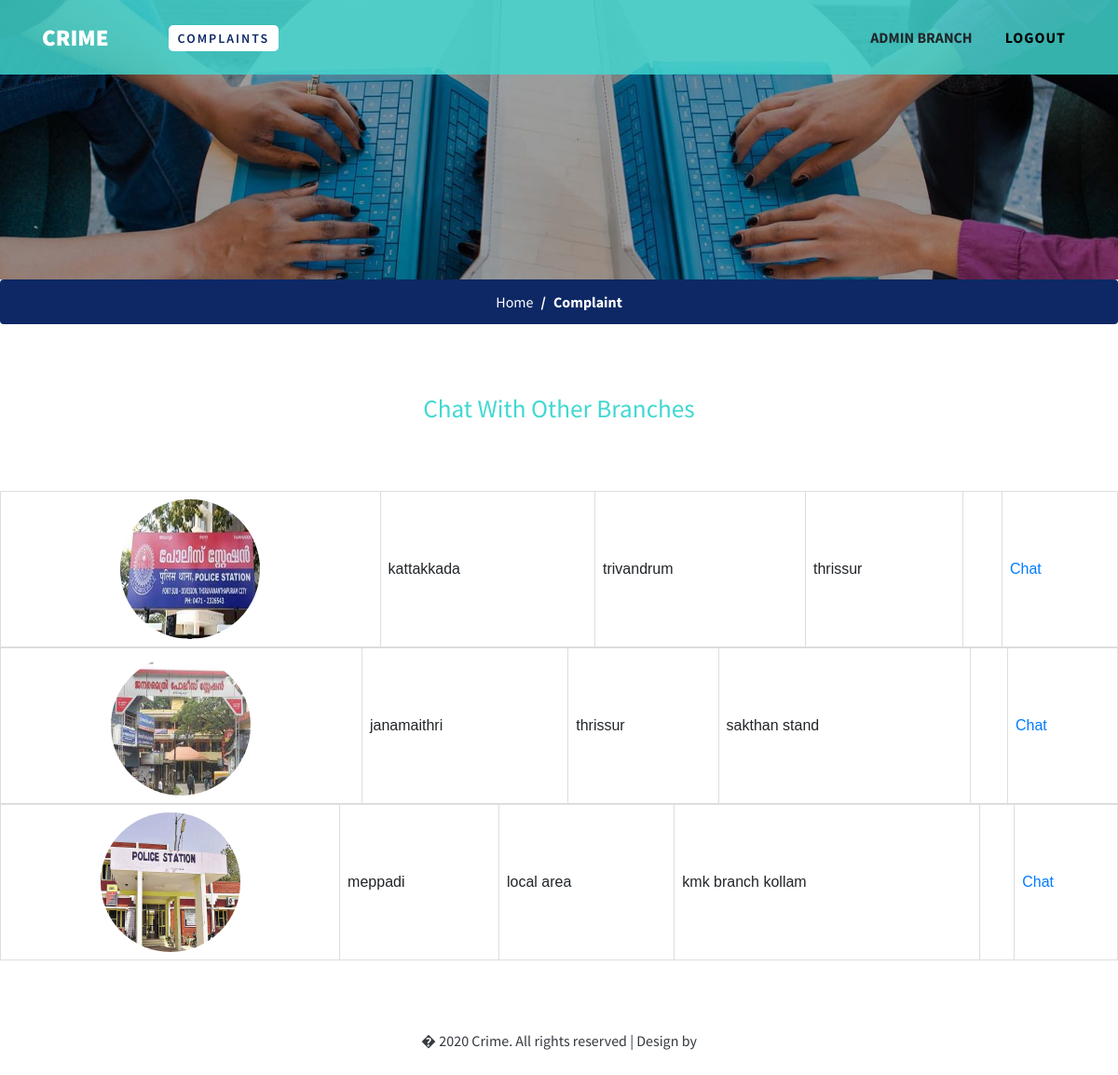
The app's page /chatpolice (signed in) with its own data.
### crime/models.py (models this page shows)
class branches(models.Model):
    bnname=models.CharField(max_length=100)
    bpass=models.CharField(max_length=100)
    barea = models.CharField(max_length=800)
    profile = models.ImageField(upload_to="image")
    nopolice = models.CharField(max_length=10)
    address = models.CharField(max_length=2000)

### crime/views.py (the view)
# urls.py: path("chatpolice", views.chatpolice, name="chatpolice"),
def chatpolice(request):
    bnname=request.session['bnname']
    reg=branches.objects.all()
    return render(request,"chatpolice.html",{'bnname':bnname,'reg':reg})

### template/chatpolice.html (shortened to what this page needs)
{% load static %}
<!DOCTYPE html>
<html lang="zxx">
<head>
    <link href="{%static 'css/bootstrap.min.css' %}" type="text/css" rel="stylesheet" media="all">
    <link href="{%static 'css/style.css' %}" type="text/css" rel="stylesheet" media="all">
    <link href="{%static 'css/font-awesome.min.css' %}" rel="stylesheet">
</head>
<body>
    <header>
        <div class="container">
            <nav class="navbar navbar-expand-lg navbar-light p-0">
                    <h1><a class="navbar-brand" href="policehome">Crime
                        </a></h1>
                    <div class="collapse navbar-collapse" id="navbarSupportedContent">
                        <ul class="ml-lg-5 navbar-nav mr-lg-auto">
                            <li class="nav-item  active dropdown mr-lg-4 my-lg-0 my-sm-4 my-3">
                                <a href="#" id="navbarDropdown" role="button" data-toggle="dropdown" aria-haspopup="true"
                                    aria-expanded="false">
                                    Complaints
                                </a>
                            </li>
                        </ul>
                            <ul>
                                <li class="nav-item dropdown mr-lg-4 my-lg-0 my-sm-4 my-3 text-uppercase font-weight-bold d-block">{{bnname}} Branch</li>
                            </ul>
                            <button type="button" class="btn w3ls-btn text-uppercase font-weight-bold d-block" data-toggle="modal"
                            aria-pressed="false">
                                <a href="Run_Here" style="color: black;">Logout</a>
                        </button>
                    </div>
                </nav>
        </div>
    </header>
    <div class="inner-banner-w3ls">
    </div>
    <nav aria-label="breadcrumb">
        <ol class="breadcrumb d-flex justify-content-center bg-theme">
            <li class="breadcrumb-item">
                <a href="policehome" class="text-white">Home</a>
            </li>
            <li class="breadcrumb-item active text-white font-weight-bold" aria-current="page">Complaint</li>
        </ol>
    </nav>
    <section class="contact-w3pvt py-lg-5">
           <div class="title-sec-w3layouts_pvt text-center">
                            <h4 class="w3layouts_pvt-head">Chat With Other Branches</h4>
                        </div>
        <br>
        <br>
        <br>
        {% for i in reg %}
          {% if bnname != i.bnname %}
               <table style="width: 100%">
                   <tr>
                    <td style="text-align: center; vertical-align: middle; "> <img style="width: 150px; height: 150px; border-radius: 50%; cursor: pointer;" src="media/{{i.profile}}" ></td>
                     <td>{{i.bnname}}</td>
            <td>{{i.barea}}</td>
            <td>{{i.address}}</td>
            <form action="chatpolice2" method="post">
            <td><input type="hidden" name="bbna" value="abcd"></td>
            <td><a href="https://console.zegocloud.com/account/signup?contact_source=product-in-app-chat&_source=g&_keyword=django%20chat%20api&_adsgroup=144370305012&_adscamp=17814451133&utm_term=django%20chat%20api&utm_campaign=%E5%8D%B0%E5%BA%A6-%E4%BA%A7%E5%93%81-Inapp%20Chat-%E4%BA%A7%E5%93%81%E8%AF%8D&utm_source=adwords&utm_medium=ppc&hsa_acc=4689334831&hsa_cam=17814451133&hsa_grp=144370305012&hsa_ad=602566698645&hsa_src=g&hsa_tgt=kwd-1445173281792&hsa_kw=django%20chat%20api&hsa_mt=p&hsa_net=adwords&hsa_ver=3&gclid=EAIaIQobChMI46mavM-Z-QIVQUwrCh3dOATyEAAYASAAEgIyjPD_BwE,69b1c87d-06c2-4e22-a2cc-7ff6b771bab3">Chat</a></td>
        </form>
        </tr>
               </table>
               {% endif %}
     {% endfor %}
    </section>
    <div class="cpy-right text-center py-4">
        <p class="text-dark">� 2020 Crime. All rights reserved | Design by
        </p>
    </div>
</body>
</html>

### static/css/style.css (style rules this page uses)
body { font-family: 'Source Sans Pro', sans-serif; background: #fff; }
body a { transition: 0.5s all; -webkit-transition: 0.5s all; -moz-transition: 0.5s all; -o-transition: 0.5s all; -ms-transition: 0.5s all; text-decoration: none; outline: none; }
h1, h2, h3, h4, h5, h6 { margin: 0; font-family: 'Source Sans Pro', sans-serif; }
p { margin: 0; color: #777; font-size: 1em; line-height: 1.8; }
ul { margin: 0; padding: 0; }
ul { list-style-type: none; }
.bg-theme { background: #0d2865 !important; color: #fff; }
.navbar-light .navbar-brand, .navbar-light .navbar-brand:hover { color: #fff; }
.navbar-brand { color: #fff; font-size: 25px; font-weight: 800; text-transform: uppercase; line-height: 2; }
.w3ls-btn { font-size: 1em; letter-spacing: 1px; background: transparent; padding: 0 10px; border-radius: 0; color: #fff; }
li.nav-item a { color: #fff; text-transform: uppercase; font-weight: 600; letter-spacing: 2px; padding: 5px 10px; font-size: 14px; }
li.nav-item a:hover, li.nav-item.active a { color: #0d2865; background: #fff; border-radius: 5px; }
header { padding: 10px 0; background: rgba(65, 216, 209, 0.82); width: 100%; position: absolute; z-index: 9; }
.inner-banner-w3ls { background: url(../images/inner.jpg) no-repeat center; -webkit-background-size: cover; -moz-background-size: cover; -o-background-size: cover; -ms-background-size: cover; background-size: cover; min-height: 300px; position: relative; }
.inner-banner-w3ls:before { background: rgba(0, 0, 0, 0.37); position: absolute; content: ''; width: 100%; height: 100%; left: 0; top: 0; }
.breadcrumb-item+.breadcrumb-item::before { display: inline-block; padding-right: .5rem; color: #ffffff; content: "/"; }
h4.w3layouts_pvt-head { font-size: 1.7em; text-transform: capitalize; margin-top: 10px; color: #41d8d1; }

### template/chatpolice.html (style rules this page uses)
table { font-family: arial, sans-serif; border-collapse: collapse; width: 100%; }
td, th { border: 1px solid #dddddd; text-align: left; padding: 8px; }

### records on screen
branches: profile (picture), bnname "kattakkada", barea "trivandrum", address "thrissur"
branches: profile (picture), bnname "janamaithri", barea "thrissur", address "sakthan stand"
branches: profile (picture), bnname "meppadi", barea "local area", address "kmk branch kollam"

### other values on screen
{{ bnname }} "ADMIN"
